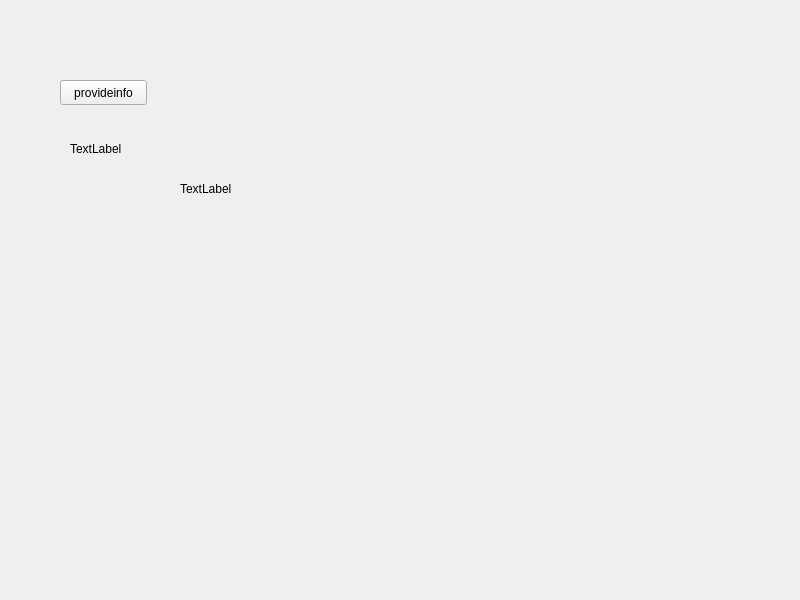
<?xml version="1.0" encoding="UTF-8"?>
<ui version="4.0">
 <class>Widget</class>
 <widget class="QWidget" name="Widget">
  <property name="geometry">
   <rect>
    <x>0</x>
    <y>0</y>
    <width>800</width>
    <height>600</height>
   </rect>
  </property>
  <property name="windowTitle">
   <string>Widget</string>
  </property>
  <widget class="QPushButton" name="provideInfoButton">
   <property name="geometry">
    <rect>
     <x>60</x>
     <y>80</y>
     <width>87</width>
     <height>25</height>
    </rect>
   </property>
   <property name="text">
    <string>provideinfo</string>
   </property>
  </widget>
  <widget class="QLabel" name="infoLabel">
   <property name="geometry">
    <rect>
     <x>70</x>
     <y>140</y>
     <width>67</width>
     <height>17</height>
    </rect>
   </property>
   <property name="text">
    <string>TextLabel</string>
   </property>
   <property name="wordWrap">
    <bool>true</bool>
   </property>
  </widget>
  <widget class="QLabel" name="label">
   <property name="geometry">
    <rect>
     <x>180</x>
     <y>180</y>
     <width>67</width>
     <height>17</height>
    </rect>
   </property>
   <property name="text">
    <string>TextLabel</string>
   </property>
  </widget>
 </widget>
 <resources/>
 <connections/>
</ui>
